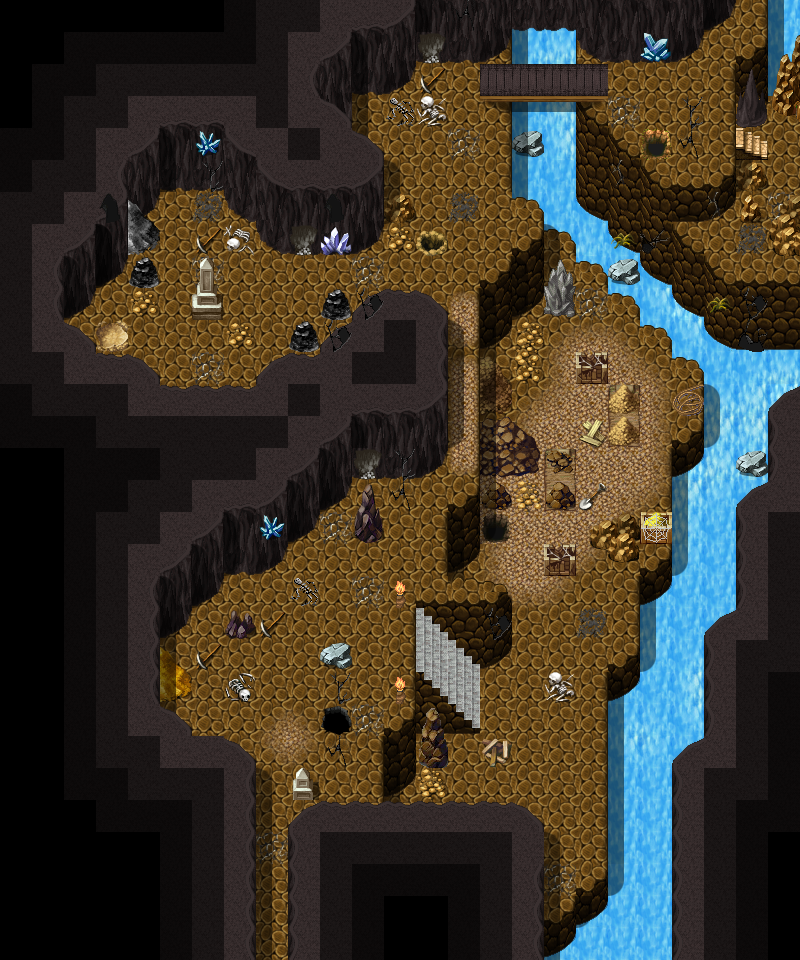

A 2D game scene composited from a Tiled map and its tileset images. What follows is a short description and the map's XML, with each tile layer's data collapsed to a summary:
An orthogonal 25x30 tile map with 32x32 px tiles, 5 tile layers (Ground, Objects, Objects_replace, Above, ...), 2 hidden layers not drawn, 59 tilesets and 27 objects (12x spawn, 5x script, 5x replace, 3x mapchange, 2x container).

<map version="1.0" orientation="orthogonal" width="25" height="30" tilewidth="32" tileheight="32">
 <tileset firstgid="1" name="map_bed_1" tilewidth="32" tileheight="32">
  <image source="../drawable/map_bed_1.png" width="512" height="256" />
 </tileset>
 <tileset firstgid="129" name="map_border_1" tilewidth="32" tileheight="32">
  <image source="../drawable/map_border_1.png" width="512" height="256" />
 </tileset>
 <tileset firstgid="257" name="map_bridge_1" tilewidth="32" tileheight="32">
  <image source="../drawable/map_bridge_1.png" width="512" height="256" />
 </tileset>
 <tileset firstgid="385" name="map_bridge_2" tilewidth="32" tileheight="32">
  <image source="../drawable/map_bridge_2.png" width="512" height="256" />
 </tileset>
 <tileset firstgid="513" name="map_broken_1" tilewidth="32" tileheight="32">
  <image source="../drawable/map_broken_1.png" width="512" height="256" />
 </tileset>
 <tileset firstgid="641" name="map_cavewall_1" tilewidth="32" tileheight="32">
  <image source="../drawable/map_cavewall_1.png" width="576" height="192" />
 </tileset>
 <tileset firstgid="749" name="map_cavewall_2" tilewidth="32" tileheight="32">
  <image source="../drawable/map_cavewall_2.png" width="576" height="192" />
 </tileset>
 <tileset firstgid="857" name="map_cavewall_3" tilewidth="32" tileheight="32">
  <image source="../drawable/map_cavewall_3.png" width="576" height="192" />
 </tileset>
 <tileset firstgid="965" name="map_cavewall_4" tilewidth="32" tileheight="32">
  <image source="../drawable/map_cavewall_4.png" width="576" height="192" />
 </tileset>
 <tileset firstgid="1073" name="map_chair_table_1" tilewidth="32" tileheight="32">
  <image source="../drawable/map_chair_table_1.png" width="512" height="256" />
 </tileset>
 <tileset firstgid="1201" name="map_chair_table_2" tilewidth="32" tileheight="32">
  <image source="../drawable/map_chair_table_2.png" width="512" height="256" />
 </tileset>
 <tileset firstgid="1329" name="map_crate_1" tilewidth="32" tileheight="32">
  <image source="../drawable/map_crate_1.png" width="512" height="256" />
 </tileset>
 <tileset firstgid="1457" name="map_cupboard_1" tilewidth="32" tileheight="32">
  <image source="../drawable/map_cupboard_1.png" width="512" height="256" />
 </tileset>
 <tileset firstgid="1585" name="map_curtain_1" tilewidth="32" tileheight="32">
  <image source="../drawable/map_curtain_1.png" width="512" height="256" />
 </tileset>
 <tileset firstgid="1713" name="map_entrance_1" tilewidth="32" tileheight="32">
  <image source="../drawable/map_entrance_1.png" width="512" height="256" />
 </tileset>
 <tileset firstgid="1841" name="map_entrance_2" tilewidth="32" tileheight="32">
  <image source="../drawable/map_entrance_2.png" width="512" height="256" />
 </tileset>
 <tileset firstgid="1969" name="map_fence_1" tilewidth="32" tileheight="32">
  <image source="../drawable/map_fence_1.png" width="512" height="256" />
 </tileset>
 <tileset firstgid="2097" name="map_fence_2" tilewidth="32" tileheight="32">
  <image source="../drawable/map_fence_2.png" width="512" height="256" />
 </tileset>
 <tileset firstgid="2225" name="map_fence_3" tilewidth="32" tileheight="32">
  <image source="../drawable/map_fence_3.png" width="512" height="256" />
 </tileset>
 <tileset firstgid="2353" name="map_fence_4" tilewidth="32" tileheight="32">
  <image source="../drawable/map_fence_4.png" width="512" height="256" />
 </tileset>
 <tileset firstgid="2481" name="map_ground_1" tilewidth="32" tileheight="32">
  <image source="../drawable/map_ground_1.png" width="512" height="256" />
 </tileset>
 <tileset firstgid="2609" name="map_ground_2" tilewidth="32" tileheight="32">
  <image source="../drawable/map_ground_2.png" width="512" height="256" />
 </tileset>
 <tileset firstgid="2737" name="map_ground_3" tilewidth="32" tileheight="32">
  <image source="../drawable/map_ground_3.png" width="512" height="256" />
 </tileset>
 <tileset firstgid="2865" name="map_ground_4" tilewidth="32" tileheight="32">
  <image source="../drawable/map_ground_4.png" width="512" height="256" />
 </tileset>
 <tileset firstgid="2993" name="map_ground_5" tilewidth="32" tileheight="32">
  <image source="../drawable/map_ground_5.png" width="512" height="256" />
 </tileset>
 <tileset firstgid="3121" name="map_ground_6" tilewidth="32" tileheight="32">
  <image source="../drawable/map_ground_6.png" width="512" height="256" />
 </tileset>
 <tileset firstgid="3249" name="map_ground_7" tilewidth="32" tileheight="32">
  <image source="../drawable/map_ground_7.png" width="512" height="256" />
 </tileset>
 <tileset firstgid="3377" name="map_ground_8" tilewidth="32" tileheight="32">
  <image source="../drawable/map_ground_8.png" width="512" height="256" />
 </tileset>
 <tileset firstgid="3505" name="map_house_1" tilewidth="32" tileheight="32">
  <image source="../drawable/map_house_1.png" width="512" height="256" />
 </tileset>
 <tileset firstgid="3633" name="map_house_2" tilewidth="32" tileheight="32">
  <image source="../drawable/map_house_2.png" width="512" height="256" />
 </tileset>
 <tileset firstgid="3761" name="map_indoor_1" tilewidth="32" tileheight="32">
  <image source="../drawable/map_indoor_1.png" width="512" height="256" />
 </tileset>
 <tileset firstgid="3889" name="map_indoor_2" tilewidth="32" tileheight="32">
  <image source="../drawable/map_indoor_2.png" width="512" height="256" />
 </tileset>
 <tileset firstgid="4017" name="map_kitchen_1" tilewidth="32" tileheight="32">
  <image source="../drawable/map_kitchen_1.png" width="512" height="256" />
 </tileset>
 <tileset firstgid="4145" name="map_outdoor_1" tilewidth="32" tileheight="32">
  <image source="../drawable/map_outdoor_1.png" width="512" height="256" />
 </tileset>
 <tileset firstgid="4273" name="map_pillar_1" tilewidth="32" tileheight="32">
  <image source="../drawable/map_pillar_1.png" width="512" height="256" />
 </tileset>
 <tileset firstgid="4401" name="map_pillar_2" tilewidth="32" tileheight="32">
  <image source="../drawable/map_pillar_2.png" width="512" height="256" />
 </tileset>
 <tileset firstgid="4529" name="map_plant_1" tilewidth="32" tileheight="32">
  <image source="../drawable/map_plant_1.png" width="512" height="256" />
 </tileset>
 <tileset firstgid="4657" name="map_plant_2" tilewidth="32" tileheight="32">
  <image source="../drawable/map_plant_2.png" width="512" height="256" />
 </tileset>
 <tileset firstgid="4785" name="map_rock_1" tilewidth="32" tileheight="32">
  <image source="../drawable/map_rock_1.png" width="512" height="256" />
 </tileset>
 <tileset firstgid="4913" name="map_rock_2" tilewidth="32" tileheight="32">
  <image source="../drawable/map_rock_2.png" width="512" height="256" />
 </tileset>
 <tileset firstgid="5041" name="map_roof_1" tilewidth="32" tileheight="32">
  <image source="../drawable/map_roof_1.png" width="512" height="256" />
 </tileset>
 <tileset firstgid="5169" name="map_roof_2" tilewidth="32" tileheight="32">
  <image source="../drawable/map_roof_2.png" width="512" height="256" />
 </tileset>
 <tileset firstgid="5297" name="map_roof_3" tilewidth="32" tileheight="32">
  <image source="../drawable/map_roof_3.png" width="512" height="256" />
 </tileset>
 <tileset firstgid="5425" name="map_shop_1" tilewidth="32" tileheight="32">
  <image source="../drawable/map_shop_1.png" width="512" height="256" />
 </tileset>
 <tileset firstgid="5553" name="map_sign_ladder_1" tilewidth="32" tileheight="32">
  <image source="../drawable/map_sign_ladder_1.png" width="512" height="256" />
 </tileset>
 <tileset firstgid="5681" name="map_table_1" tilewidth="32" tileheight="32">
  <image source="../drawable/map_table_1.png" width="512" height="256" />
 </tileset>
 <tileset firstgid="5809" name="map_trail_1" tilewidth="32" tileheight="32">
  <image source="../drawable/map_trail_1.png" width="512" height="256" />
 </tileset>
 <tileset firstgid="5937" name="map_transition_1" tilewidth="32" tileheight="32">
  <image source="../drawable/map_transition_1.png" width="512" height="256" />
 </tileset>
 <tileset firstgid="6065" name="map_transition_2" tilewidth="32" tileheight="32">
  <image source="../drawable/map_transition_2.png" width="512" height="256" />
 </tileset>
 <tileset firstgid="6193" name="map_transition_3" tilewidth="32" tileheight="32">
  <image source="../drawable/map_transition_3.png" width="512" height="256" />
 </tileset>
 <tileset firstgid="6321" name="map_transition_4" tilewidth="32" tileheight="32">
  <image source="../drawable/map_transition_4.png" width="512" height="256" />
 </tileset>
 <tileset firstgid="6449" name="map_tree_1" tilewidth="32" tileheight="32">
  <image source="../drawable/map_tree_1.png" width="512" height="256" />
 </tileset>
 <tileset firstgid="6577" name="map_tree_2" tilewidth="32" tileheight="32">
  <image source="../drawable/map_tree_2.png" width="512" height="256" />
 </tileset>
 <tileset firstgid="6705" name="map_wall_1" tilewidth="32" tileheight="32">
  <image source="../drawable/map_wall_1.png" width="512" height="256" />
 </tileset>
 <tileset firstgid="6833" name="map_wall_2" tilewidth="32" tileheight="32">
  <image source="../drawable/map_wall_2.png" width="480" height="256" />
 </tileset>
 <tileset firstgid="6953" name="map_wall_3" tilewidth="32" tileheight="32">
  <image source="../drawable/map_wall_3.png" width="480" height="256" />
 </tileset>
 <tileset firstgid="7073" name="map_wall_4" tilewidth="32" tileheight="32">
  <image source="../drawable/map_wall_4.png" width="480" height="256" />
 </tileset>
 <tileset firstgid="7193" name="map_window_1" tilewidth="32" tileheight="32">
  <image source="../drawable/map_window_1.png" width="512" height="256" />
 </tileset>
 <tileset firstgid="7321" name="map_window_2" tilewidth="32" tileheight="32">
  <image source="../drawable/map_window_2.png" width="512" height="256" />
 </tileset>
 <layer name="Ground" width="25" height="30">
  <data>[750 cells, 744 non-empty, 25 distinct tile ids]</data>
 </layer>
 <layer name="Objects" width="25" height="30">
  <data>[750 cells, 399 non-empty, 93 distinct tile ids]</data>
 </layer>
 <layer name="Objects_replace" width="25" height="30">
  <data>[750 cells, 6 non-empty, 4 distinct tile ids]</data>
 </layer>
 <layer name="Above" width="25" height="30">
  <data>[750 cells, 193 non-empty, 47 distinct tile ids]</data>
 </layer>
 <layer name="Above_replace" width="25" height="30">
  <data>[750 cells, 8 non-empty, 7 distinct tile ids]</data>
 </layer>
 <layer name="Walkable" width="25" height="30" visible="0">
  <data>[750 cells, 546 non-empty, 1 distinct tile ids]</data>
 </layer>
 <layer name="Walkable_replace" width="25" height="30" visible="0">
  <data>[750 cells, 12 non-empty, 1 distinct tile ids]</data>
 </layer>
 <objectgroup name="Mapevents" width="25" height="30">
  <object name="exit" type="mapchange" x="256" y="928" width="32" height="32">
   <properties>
    <property name="map" value="arulirmountain1" />
    <property name="place" value="cave" />
   </properties>
  </object>
  <object name="east" type="mapchange" x="768" y="128" width="32" height="64">
   <properties>
    <property name="map" value="arulircave3" />
    <property name="place" value="west" />
   </properties>
  </object>
  <object name="north" type="mapchange" x="736" y="0" width="32" height="32">
   <properties>
    <property name="map" value="arulircave2" />
    <property name="place" value="south" />
   </properties>
  </object>
  <object name="arulircave_trap01" type="script" x="320" y="704" width="32" height="32">
   <properties>
    <property name="when" value="enter" />
   </properties>
  </object>
  <object name="arulircave_trap02" type="script" x="320" y="288" width="32" height="32">
   <properties>
    <property name="when" value="enter" />
   </properties>
  </object>
  <object name="arulircave_trap03" type="script" x="288" y="320" width="32" height="32">
   <properties>
    <property name="when" value="enter" />
   </properties>
  </object>
  <object name="arulircave_trap04" type="script" x="640" y="128" width="32" height="32">
   <properties>
    <property name="when" value="enter" />
   </properties>
  </object>
  <object name="arulircave_trap05" type="script" x="128" y="256" width="32" height="32">
   <properties>
    <property name="when" value="enter" />
   </properties>
  </object>
  <object name="arulircave1_loot1" type="container" x="640" y="512" width="32" height="32" />
  <object name="arulircave1_loot2" type="container" x="576" y="352" width="32" height="32" />
 </objectgroup>
 <objectgroup name="Spawn" width="25" height="30">
  <object name="arulir_2" type="spawn" x="192" y="576" width="224" height="192">
   <properties>
    <property name="quantity" value="2" />
   </properties>
  </object>
  <object name="arulir_2" type="spawn" x="256" y="832" width="32" height="32" />
  <object name="arulir_2" type="spawn" x="480" y="320" width="192" height="576">
   <properties>
    <property name="quantity" value="5" />
   </properties>
  </object>
  <object name="gornaud_4" type="spawn" x="160" y="256" width="96" height="96" />
  <object name="arulir_2" type="spawn" x="96" y="192" width="288" height="192">
   <properties>
    <property name="quantity" value="2" />
   </properties>
  </object>
  <object name="gaunard_4" type="spawn" x="576" y="64" width="96" height="32" />
  <object name="arulir_2" type="spawn" x="512" y="64" width="64" height="32" />
  <object name="arulir_2" type="spawn" x="288" y="480" width="128" height="192">
   <properties>
    <property name="quantity" value="2" />
   </properties>
  </object>
  <object name="arulir_2" type="spawn" x="448" y="416" width="32" height="96" />
  <object name="arulir_2" type="spawn" x="448" y="352" width="32" height="32" />
  <object name="arulir_2" type="spawn" x="416" y="96" width="96" height="224">
   <properties>
    <property name="quantity" value="2" />
   </properties>
  </object>
  <object name="arulir_2" type="spawn" x="640" y="64" width="96" height="128" />
 </objectgroup>
 <objectgroup name="Keys" width="25" height="30" />
 <objectgroup name="Replace" width="25" height="30" visible="0">
  <object name="arulircave_trap01:10" type="replace" x="320" y="704" width="32" height="32">
   <properties>
    <property name="Objects" value="Objects_replace" />
    <property name="Walkable" value="Walkable_replace" />
   </properties>
  </object>
  <object name="arulircave_trap02:10" type="replace" x="320" y="288" width="64" height="32">
   <properties>
    <property name="Above" value="Above_replace" />
    <property name="Objects" value="Objects_replace" />
    <property name="Walkable" value="Walkable_replace" />
   </properties>
  </object>
  <object name="arulircave_trap03:10" type="replace" x="288" y="320" width="64" height="32">
   <properties>
    <property name="Above" value="Above_replace" />
    <property name="Objects" value="Objects_replace" />
    <property name="Walkable" value="Walkable_replace" />
   </properties>
  </object>
  <object name="arulircave_trap04:10" type="replace" x="640" y="128" width="32" height="32">
   <properties>
    <property name="Objects" value="Objects_replace" />
    <property name="Walkable" value="Walkable_replace" />
   </properties>
  </object>
  <object name="arulircave_trap05:10" type="replace" x="96" y="192" width="64" height="96">
   <properties>
    <property name="Above" value="Above_replace" />
    <property name="Walkable" value="Walkable_replace" />
   </properties>
  </object>
 </objectgroup>
</map>
